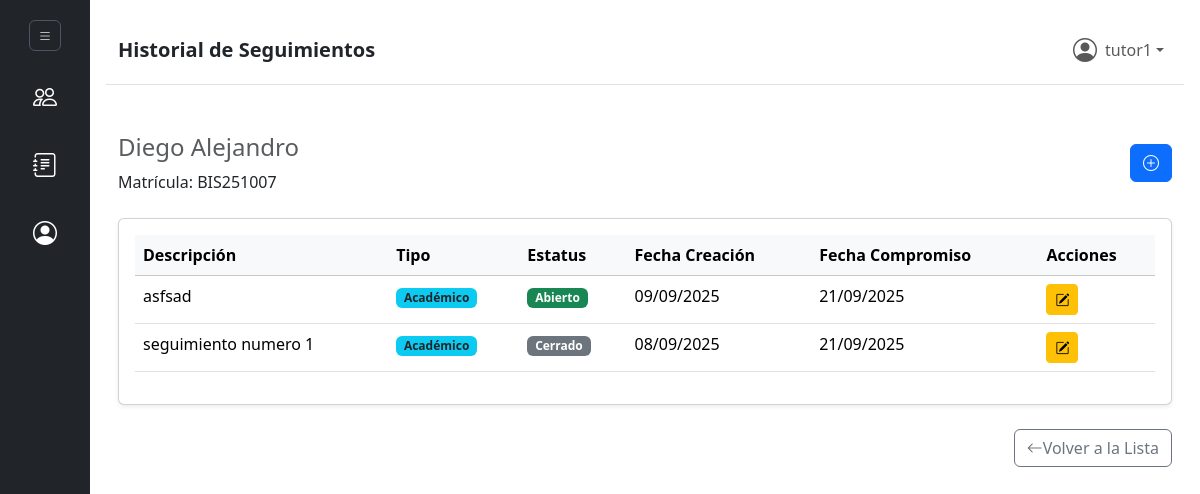
The app's page /ver_seguimientos.php?id_alumno=407 (signed in) with its own data.
### tables this page shows
CREATE TABLE `alumnos` (
  `id_alumno` int(10) UNSIGNED NOT NULL,
  `matricula` varchar(20) NOT NULL,
  `nombre` varchar(120) NOT NULL,
  `apellido_paterno` varchar(60) NOT NULL,
  `apellido_materno` varchar(60) DEFAULT NULL,
  `estatus` tinyint(4) NOT NULL DEFAULT 1 COMMENT '1=Activo, 0=Inactivo, 2=Egresado, 3=Baja',
  `fecha_creacion` date NOT NULL DEFAULT current_timestamp(),
  `fecha_movimiento` timestamp NOT NULL DEFAULT current_timestamp() ON UPDATE current_timestamp(),
  `usuarios_id_usuario_movimiento` int(10) UNSIGNED DEFAULT NULL,
  `carreras_id_carrera` int(10) UNSIGNED NOT NULL,
  `grupos_id_grupo` int(10) UNSIGNED DEFAULT NULL
);

CREATE TABLE `seguimientos` (
  `id_seguimiento` bigint(20) UNSIGNED NOT NULL,
  `descripcion` text NOT NULL,
  `estatus` tinyint(4) NOT NULL DEFAULT 1 COMMENT '1=Abierto, 2=En Progreso, 3=Cerrado',
  `fecha_creacion` date NOT NULL DEFAULT curdate(),
  `fecha_movimiento` date NOT NULL DEFAULT curdate(),
  `fecha_compromiso` date DEFAULT NULL,
  `usuarios_id_usuario_movimiento` int(10) UNSIGNED DEFAULT NULL,
  `alumnos_id_alumno` int(10) UNSIGNED NOT NULL,
  `tutor_id` int(10) UNSIGNED DEFAULT NULL,
  `tipo_seguimiento_id` int(10) UNSIGNED DEFAULT NULL
);

CREATE TABLE `tipo_seguimiento` (
  `id_tipo_seguimiento` int(10) UNSIGNED NOT NULL,
  `nombre` varchar(100) NOT NULL
);

### controllers/alumnoController.php (called while the page is built, shortened)
<?php
require_once __DIR__ . "/../models/Alumno.php";
class AlumnoController {
    public $alumno;
    public function __construct($conn) {
        $this->alumno = new Alumno($conn);
    }
                ?>
            <?php
    public function obtenerAlumnoPorId($idAlumno) {
        $sql = "SELECT * FROM alumnos WHERE id_alumno = :id_alumno";
        $stmt = $this->alumno->conn->prepare($sql);
        $stmt->bindParam(':id_alumno', $idAlumno, PDO::PARAM_INT);
        $stmt->execute();
        return $stmt->fetch(PDO::FETCH_ASSOC);
    }
}
?>

### models/Alumno.php (called while the page is built, shortened)
<?php
class Alumno {
    public function __construct($db = null) {
        $this->conn = $db;
    }
}
?>

### models/Seguimiento.php (called while the page is built, shortened)
<?php
class Seguimiento {
    private $conn;
    private $table = "seguimientos";
    public function __construct($db) {
        $this->conn = $db;
    }
    public function getByAlumno($idAlumno) {
        $sql = "SELECT s.*, ts.nombre as tipo_seguimiento_nombre
                FROM " . $this->table . " s
                LEFT JOIN tipo_seguimiento ts ON s.tipo_seguimiento_id = ts.id_tipo_seguimiento
                WHERE s.alumnos_id_alumno = :idAlumno
                ORDER BY s.fecha_creacion DESC";
        $stmt = $this->conn->prepare($sql);
        $stmt->bindParam(":idAlumno", $idAlumno, PDO::PARAM_INT);
        $stmt->execute();
        return $stmt->fetchAll(PDO::FETCH_ASSOC);
    }
}
?>

### views/ver_seguimientos.php (the view, shortened to what this page needs)
<?php
require_once __DIR__ . "/../controllers/authController.php";
require_once __DIR__ . "/../controllers/alumnoController.php";
require_once __DIR__ . "/../models/Seguimiento.php";
$id_alumno = filter_input(INPUT_GET, 'id_alumno', FILTER_VALIDATE_INT);
$alumnoController = new AlumnoController($conn);
$alumno = $alumnoController->obtenerAlumnoPorId($id_alumno);
include 'objects/header.php';
$seguimientoModel = new Seguimiento($conn);
$seguimientos = $seguimientoModel->getByAlumno($id_alumno);
function getEstatus(int $estatus): string {
    switch ($estatus) {
        case 1: return '<span class="badge bg-success">Abierto</span>';
        case 3: return '<span class="badge bg-secondary">Cerrado</span>';
    }
}
function formatFecha(?string $fecha): string {
    return date("d/m/Y", strtotime($fecha));
}
?>
<div class="container py-5">
    <div class="row">
        <div class="col-12">
            <div class="d-flex justify-content-between align-items-center mb-4">
                <div>
                    <h4 class="text-muted fw-normal">
                        <?= htmlspecialchars($alumno['nombre_completo'] ?? $alumno['nombre']) ?>
                    </h4>
                    <p class="mb-0">Matrícula: <?= htmlspecialchars($alumno['matricula']) ?></p>
                </div>
                <a href="crear_seguimiento.php?id_alumno=<?= $id_alumno ?>" class="btn btn-primary">
                    <i class="bi bi-plus-circle"></i>
                </a>
            </div>
            <div class="card shadow-sm">
                <div class="card-body">
                    <?php if (empty($seguimientos)): ?>
                        <div class="text-center p-4">
                            <p class="mb-0">Aún no hay seguimientos para este alumno.</p>
                        </div>
                    <?php else: ?>
                        <div class="table-responsive">
                            <table class="table table-hover">
                                <thead class="table-light">
                                    <tr>
                                        <th scope="col">Descripción</th>
                                        <th scope="col">Tipo</th>
                                        <th scope="col">Estatus</th>
                                        <th scope="col">Fecha Creación</th>
                                        <th scope="col">Fecha Compromiso</th>
                                        <th scope="col">Acciones</th> </tr>
                                </thead>
                                <tbody>
                                    <?php foreach ($seguimientos as $seguimiento): ?>
                                        <tr>
                                            <td><?= htmlspecialchars($seguimiento['descripcion']) ?></td>
                                            <td>
                                                <span class="badge bg-info text-dark">
                                                    <?= htmlspecialchars($seguimiento['tipo_seguimiento_nombre'] ?? 'No asignado') ?>
                                                </span>
                                            </td>
                                            <td><?= getEstatus((int)$seguimiento['estatus']) ?></td>
                                            <td><?= formatFecha($seguimiento['fecha_creacion']) ?></td>
                                            <td><?= formatFecha($seguimiento['fecha_compromiso']) ?></td>
                                            <td>
                                                <a href="editar_seguimiento.php?id_seguimiento=<?= $seguimiento['id_seguimiento'] ?>" class="btn btn-sm btn-warning">
                                                    <i class="bi bi-pencil-square"></i>
                                                </a>
                                            </td>
                                        </tr>
                                    <?php endforeach; ?>
                                </tbody>
                            </table>
                        </div>
                    <?php endif; ?>
                </div>
            </div>
            <div class="mt-4 text-end">
                <a href="listas.php" class="btn btn-outline-secondary">
                    <i class="bi bi-arrow-left"></i>Volver a la Lista
                </a>
            </div>
        </div>
    </div>
</div>
<?php include 'objects/footer.php'; ?>

### records on screen
alumnos: nombre "Diego Alejandro", matricula "BIS251007"
seguimientos: descripcion "asfsad", tipo_seguimiento.nombre "Académico", estatus "Abierto", fecha_creacion "09/09/2025", fecha_compromiso "21/09/2025"
seguimientos: descripcion "seguimiento numero 1", tipo_seguimiento.nombre "Académico", estatus "Cerrado", fecha_creacion "08/09/2025", fecha_compromiso "21/09/2025"

### other values on screen
$page_title "Historial de Seguimientos"
$_SESSION['usuario_nombre'] "tutor1"
